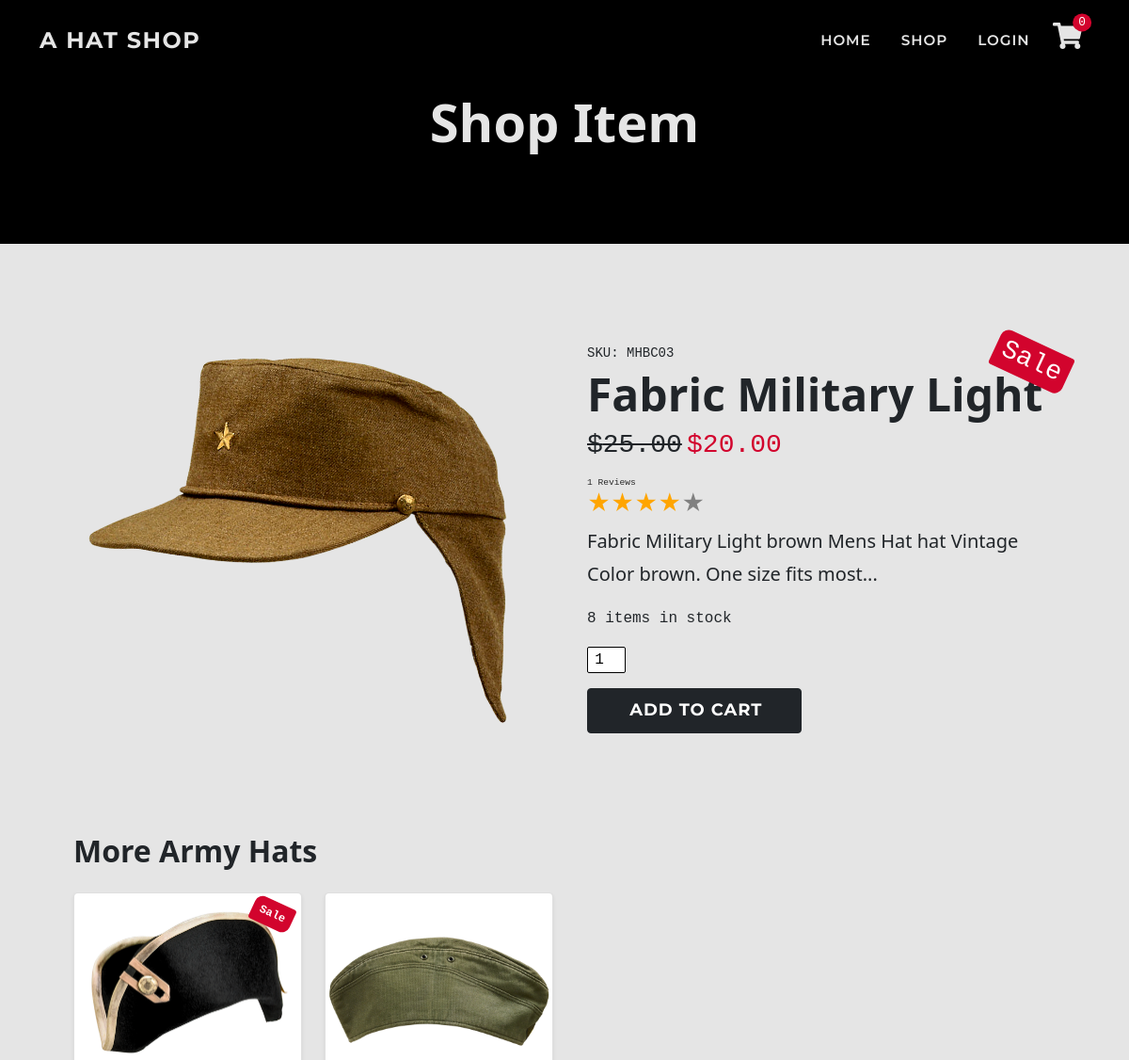
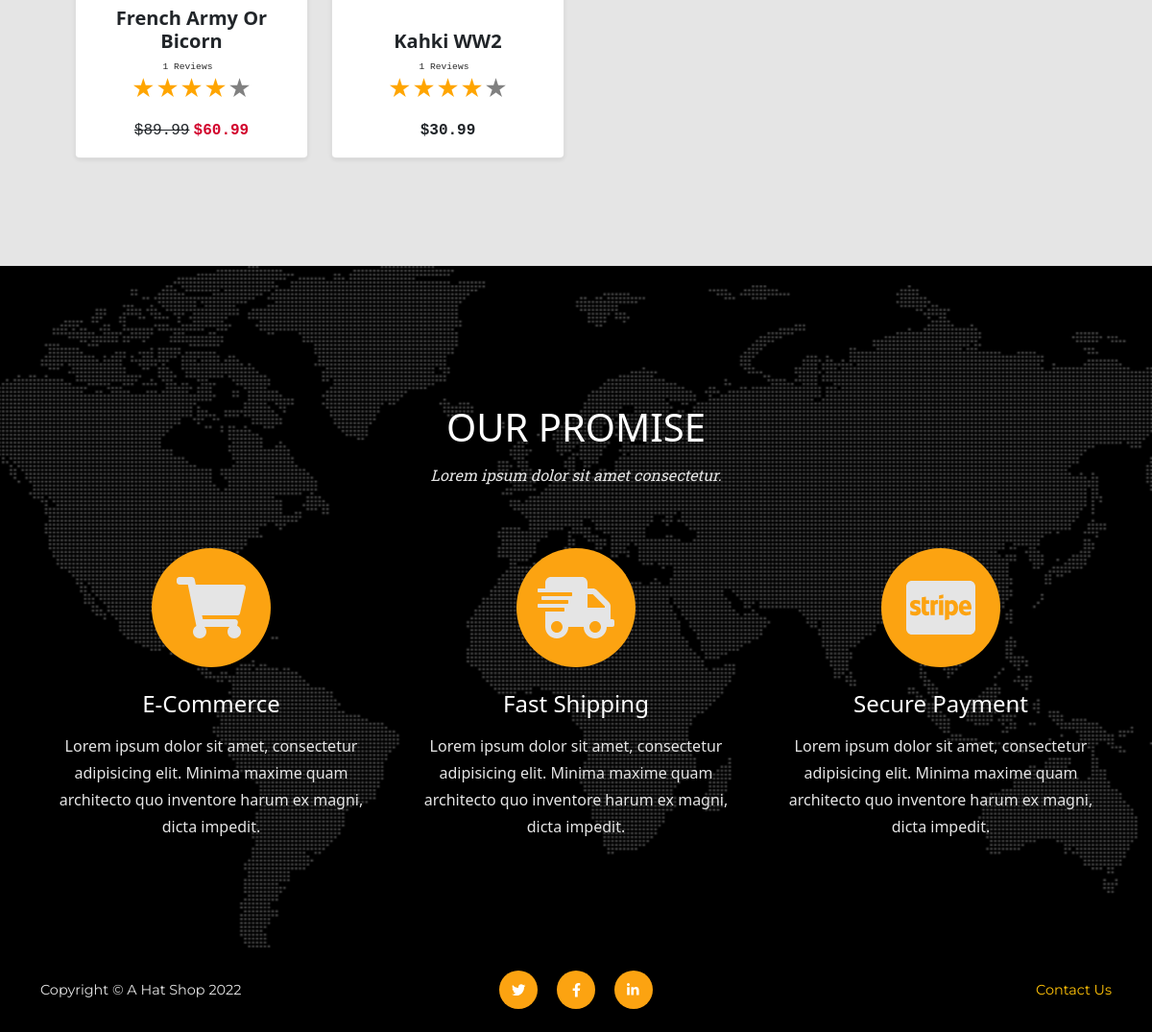
Page /shop/details/3/ on the committed database (2 pictures, top to bottom).
### shop/models.py (models this page shows, shortened)
class Product(models.Model):
    sku = models.CharField(max_length=60)
    category = models.ForeignKey(
        'Category', null=True, blank=True,
        on_delete=models.SET_NULL)
    style = models.CharField(max_length=60)
    color = models.CharField(max_length=60)
    name = models.CharField(max_length=60)
    description = models.TextField(max_length=250)
    price = models.DecimalField(
        max_digits=6, decimal_places=2)
    image = models.ImageField(null=True, blank=True)
    sale = models.BooleanField(default=False)
    sale_price = models.DecimalField(
        max_digits=6, decimal_places=2,
        null=True, blank=True)
    item_count = models.IntegerField(
        blank=False, null=False, default=0)
    rating = models.DecimalField(
        max_digits=6, decimal_places=2,
        null=True, blank=True)
    rating_counter = models.PositiveSmallIntegerField(default=0)

### shop/views.py (the view)
# urls.py: path('details/<item_id>/', views.shop_item, name='shop_item'),
def shop_item(request, item_id):
    cart = request.session.get('cart', {})
    item = get_object_or_404(Product, pk=item_id)
    availability = item.item_count
    if item_id in list(cart.keys()):
        availability = item.item_count - cart[item_id]
    related = Product.objects.filter(style=item.style).order_by('-id')
    context = {
        'item': item,
        'related': related,
        'availability': availability,
    }
    return render(request, 'shop/shop_item.html', context)

### cart/contexts.py (called while the page is built, shortened)
def cart_contents(request):
    cart_items = []
    total = 0
    before = 0
    item_count = 0
    availability = 0
    cart = request.session.get('cart', {})
    if total < 50:
        delivery = total * Decimal(10 / 100)
        free_deivery = 50 * total
    else:
        delivery = 0
        free_deivery = 0
    delivery = round(delivery, 2)
    grand_total = delivery + total
    grand_total = round(grand_total, 2)
    context = {
        'cart_items': cart_items,
        'total': total,
        'before': before,
        'item_count': item_count,
        'delivery': delivery,
        'free_deivery': free_deivery,
        'deivery_treshold': 10,
        'grand_total': grand_total,
    }
    return context

### reviews/contexts.py (called while the page is built)
def review_context(request):
    review_items = ProductReview.objects.all()
    context = {
        'review_items': review_items,
    }
    return context

### support/contexts.py (called while the page is built, shortened)
def message_context(request):
    unread_messages_count = 0
    user_messages = None
    all_messages = Message.objects.all()
    context = {
        'unread_messages_count': unread_messages_count,
        'user_messages': user_messages,
    }
    return context

### shop/templates/shop/shop_item.html (shortened to what this page needs)
{% extends 'base.html' %}
{% load static %}
{% block extra_css %}
<link href="{% static 'css/shop.css' %}" rel="stylesheet" />
{% endblock %}
{% block page_header %}
<header class="bg-black py-5">
    <div class="container px-4 px-lg-5 my-5">
        <div class="text-center">
            <h1 class="display-4 fw-bolder">Shop Item</h1>
        </div>
    </div>
</header>
{% endblock %}
{% block content %}
<section class="page-section">
    <div class="container pb-5 px-4 px-lg-5">
        {% include 'includes/shop/product.html' %}
    </div>
    <div class="container pt-5 px-2 px-sm-4 px-lg-5">
        <h2 class="fw-bolder mb-4 text-capitalize">More {{ item.style }} hats</h2>
        <div class="row gx-2 gx-sm-4 h-25 scroll-wrapper flex-nowrap ">
            {% for product in related %}
            {% if product.id != item.id %}
            {% include 'includes/shop/item-card.html' %}
            {% endif %}
            {% endfor %}
        </div>
    </div>
</section>
{% endblock %}

### shop/templates/includes/shop/product.html (shortened to what this page needs)
{% load thumbnail %}
<div class="item row gx-4 gx-lg-5 align-items-center position-relative">
    {% if item.sale %}
    <div class="badge bg-danger text-white position-absolute w-auto" style="top: 0.5rem; right: 0.5rem">
        <h3 class="m-0 font-monospace">Sale</h3>
    </div>
    {% endif %}
    {% thumbnail item.image "500" as im %}
    <div class="col-md-6 mb-4 mb-md-0"><img class="card-img-top mb-md-0" src="{{ im.url }}"
            alt="{{ item.name }}" />
    </div>
    {% endthumbnail %}
    <div class="col-md-6">
        <div class="small mb-1 font-monospace">SKU: {{ item.sku }}</div>
        <h1 class="display-5 fw-bolder text-capitalize">{{ item.name }}</h1>
        <div class="fs-5 mb-3">
            {% if item.sale %}
            <span class="text-decoration-line-through h3 font-monospace">${{ item.price }}</span>
            <span class="text-danger h3 font-monospace">${{ item.sale_price }} </span>
            {% else %}
            <span class="font-monospace h3">${{ item.price }} </span>
            {% endif %}
        </div>
        <div>{% include 'includes/stars.html' %}</div>
        <p class="lead">{{ item.description }}</p>
        {% if availability == 0 %}
        <p class="text-danger font-monospace">{{ availability }} Out of stock</p>
        {% elif availability < 5  %}
        <p class="text-danger font-monospace">
            Only {{ availability }} left in stock.
        </p>
        {% else %}
        <p class="font-monospace">{{ availability }} items in stock</p>
        {% endif %}
        {% include 'includes/forms/add-to-cart-form.html' %}
    </div>
</div>

### reviews/templates/includes/stars.html (shortened to what this page needs)
<div class="star_container">
    {% if product.rating %}
    <div class="my-auto text-primary p-0 me-2 time font-monospace">{{ product.rating_counter }} Reviews</div>
    <a href="{% url 'all_reviews' product.id %}">
    <div class="stars h4"
        style="background-image: linear-gradient(to right, orange, orange {% widthratio product.rating 5 100 %}%, gray {% widthratio product.rating 5 100 %}%, gray 100%)">
        ★★★★★
    </div>
    </a>
    {% elif item.rating %}
    <div class="my-auto text-primary time font-monospace p-0 me-2">{{ item.rating_counter }} Reviews</div>
    <a href="{% url 'all_reviews' item.id %}">
    <div class="stars h4"
        style="background-image: linear-gradient(to right, orange, orange {% widthratio item.rating 5 100 %}%, gray {% widthratio item.rating 5 100 %}%, gray 100%)">
    </div>
    </a>
    {% else %}
    <div class="my-auto time font-monospace text-primary p-0 me-2">No Reviews yet</div>
    <div class="stars h4" style="background-image: linear-gradient(to right, gray, gray)">
        ★★★★★
    </div>
    {% endif %}
</div>

### shop/templates/includes/shop/item-card.html
{% load thumbnail %}
<div class="col-6 col-sm-4 col-lg-3 mb-2 mb-sm-3">
<div class="card shadow-sm rounded-3 pt-2 h-100">
    {% if product.sale %}
    <div class="badge bg-danger p-2 text-white position-absolute p-2 font-monospace" style="top: 0.5rem; right: 0.5rem">
        Sale
    </div>
    {% endif %}
    <div class="h-100 d-flex align-items-center">
        {% thumbnail product.image "250" as im %}
        <img class="card-img-top" src="{{ im.url }}" alt="..." />
        {% endthumbnail %}
    </div>
    <a class="card-img-overlay" href="{% url 'shop_item' product.id %}">
    </a>
    <div class="card-body p-2">
        <div class="text-center align-items-end">
            <h5 class="fw-bolder text-capitalize">{{ product.name }}</h5>
            <div class="d-flex justify-content-center small text-warning mb-2">
                {% include 'includes/stars.html' %}
            </div>
            {% if product.sale %}
            <span class="text-decoration-line-through font-monospace">${{ product.price }}</span>
            <span class="text-danger font-monospace fw-bolder">${{ product.sale_price }} </span>
            {% else %}
            <span class="font-monospace fw-bolder">${{ product.price }} </span>
            {% endif %}
        </div>
    </div>
    <div class="card-footer pt-0 border-top-0 bg-transparent justify-self-end">
    </div>
</div>
</div>

### static/css/base.css (style rules this page uses)
:root { --bs-warning: #fca311; --bs-white: #ffffff; --bs-gray: #292929; --bs-light: #e5e5e5; --bs-dark: #000000; --bs-danger: #d2042d; --bs-success: #6a994e; --bs-primary: #292929; --bs-secondary: #e5e5e5; --bs-primary-rgb: 41, 41, 41; --bs-secondary-rgb: 229, 229, 229; --bs-warning-rgb: 252, 163, 17; --bs-success-rgb: 106, 153, 78; --bs-danger-rgb: 210, 4, 45; --bs-white-rgb: 255, 255, 255; --bs-light-rgb: 229, 229, 229; --bs-dark-rgb: 0, 0, 0; }
html { scroll-padding-top: 4.5rem; }
body { position: relative; overflow-x: hidden; background-color: #e5e5e5; }
p { line-height: 1.75; }
a { color: blue; }
header h1 { color: #e5e5e5; }
.page-section { padding: 6rem 0; }
@media (min-width: 768px) { section { padding: 9rem 0; } }
.time { font-size: .6rem; }
.scroll-wrapper { overflow-x: hidden; overflow-y: hidden; -webkit-overflow-scrolling: touch; scroll-behavior: smooth; }
.cart-conteiner .badge, .item .badge, .card .badge { transform: rotate(25deg); border-radius: 9px 3px; }

### reviews/static/css/reviews.css (style rules this page uses)
.stars { background-clip: text; -webkit-background-clip: text; -webkit-text-fill-color: transparent; color: transparent; width: fit-content; }
.star_container a { text-decoration: none; }
a .stars { transition: all 250ms; }

### shop/static/css/shop.css (style rules this page uses)
.card-body { flex: 0 1 auto; padding: 1rem 1rem; }

### rows in the picture
Product: sku "MHBC03", name "Fabric Military Light", price "25.00", sale_price "20.00", rating_counter "1", description "Fabric Military Light brown Mens Hat hat Vintage Color brown. One size fits most...", style "Army"
Product: sale "Sale", shows a picture, name "French Army Or Bicorn", price "89.99", sale_price "60.99"
Product: shows a picture, name "Kahki WW2", price "30.99"

### other values in the picture
{{ item_count }} "0"
{{ availability }} "8"
